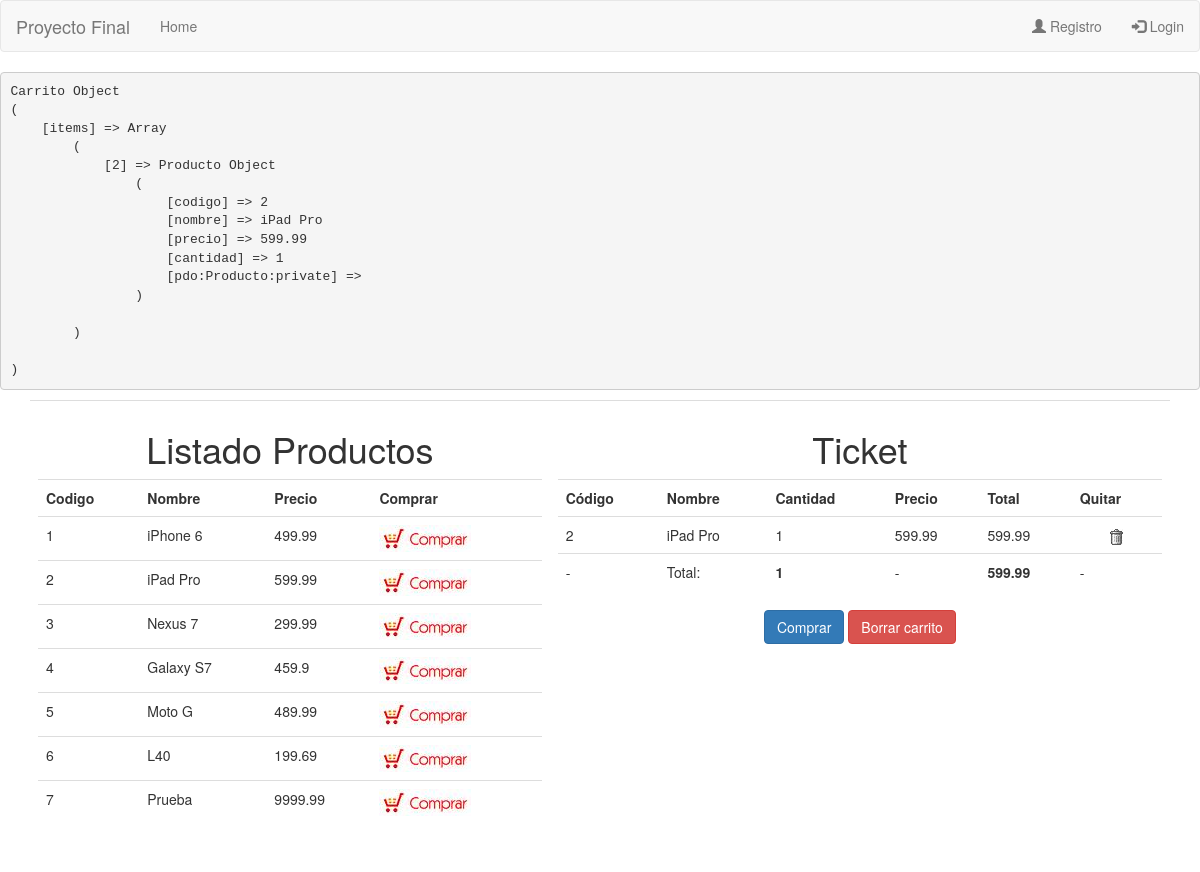
The page /proyecto_final.php?codigo_agregar=2 on the database its author committed.
### tables this page shows
CREATE TABLE `productos` (
  `idProducto` int(11) NOT NULL,
  `Nombre` varchar(30) NOT NULL,
  `Precio` double NOT NULL,
  `Marca` int(11) NOT NULL,
  `Categoria` int(11) NOT NULL,
  `Presentacion` varchar(30) NOT NULL,
  `Stock` int(6) NOT NULL,
  `Imagen` tinytext
);

### clases/Conexion.php (called while the page is built, shortened)
<?php
class Conexion
{
	var $host   ='localhost';
	var $dbname ='comercioit';
	var $user   ='root';
	var $psw    ='';
	function __construct()
	{
		$this->pdo = new PDO("mysql:host=$this->host;dbname=$this->dbname", $this->user, $this->psw);
	}
}
?>

### clases/Producto.php (called while the page is built, shortened)
<?php
class Producto
{
	function __construct($cod,$pdo)
	{
		$this->pdo = $pdo;
		$stmt = $this->pdo->prepare("SELECT * FROM productos WHERE idProducto=:cod");
		$stmt->bindParam(':cod', $cod, PDO::PARAM_INT);
		$stmt->execute();
		$result = $stmt->fetch(PDO::FETCH_ASSOC);
		$this->codigo   = $result['idProducto'];
		$this->nombre   = $result['Nombre'];
		$this->precio   = $result['Precio'];
		$this->cantidad = 1;
	}
}

### reporte.php (the view)
<?php
require_once 'clases/Conexion.php';
$conexion = new Conexion();
$pdo = $conexion->pdo;
$stmt = $pdo->query("SELECT * FROM productos");
?>
<table class="table">
<tr>
	<th>Codigo</th>
	<th>Nombre</th>
	<th>Precio</th>
	<th>Comprar</th>
</tr>
<?php while($campos=$stmt->fetch(PDO::FETCH_ASSOC)){
	$producto = new Producto($campos['idProducto'],$conexion->pdo);
 ?>
	<tr>
		<td><?php echo $producto->codigo?></td>
		<td><?php echo $producto->nombre?></td>
		<td><?php echo $producto->precio?></td>
		<td><a href="?codigo_agregar=<?php echo $producto->codigo?>"><img src="images/carrito.jpg" width="92" height="27" border="0"></a></td>
	</tr>
<?php } ?>
</table>

### clases/Carrito.php (shortened to what this page needs)
<?php
require_once 'Conexion.php';
require_once 'Producto.php';
class Carrito
{
	public $items;
	function __construct()
	{
		$this->items = array();
	}
	function agregar($producto)
	{
		if(isset($this->items[$producto->codigo]))
			$this->items[$producto->codigo]->cantidad++;
		else
			$this->items[$producto->codigo] = $producto;
	}
	function imprimir()
	{
		$cantProductos = 0;
		$total = 0;
		if(!empty($this->items))
		{
			foreach($this->items as $valor)
			{
				echo("<tr>");
				echo("<td>$valor->codigo</td>");
				echo("<td>$valor->nombre</td>");
				echo("<td>$valor->cantidad</td>");
				echo("<td>$valor->precio</td>");
				echo("<td>".$valor->cantidad*$valor->precio."</td>");
				echo("<td align='center'><a href='?codigo_quitar=$valor->codigo'><img src='images/borrar.jpg' border=0></a></td>");
				echo("</tr>");
				$cantProductos += $valor->cantidad;
				$total += $valor->cantidad * $valor->precio;
			}
		}
	?>
		<tr>
			<td> - </td>
			<td> Total: </td>
			<td> <b><?php echo $cantProductos; ?> </b></td>
			<td> - </td>
			<td> <b><?php echo $total; ?> </b></td>
			<td> - </td>
		</tr>
	<?php
	}
}
?>

### rows shown on the page
productos: idProducto "1", Nombre "iPhone 6", Precio "499.99"
productos: idProducto "2", Nombre "iPad Pro", Precio "599.99", Marca "1", $valor->cantidad*$valor->precio "599.99"
productos: idProducto "3", Nombre "Nexus 7", Precio "299.99"
productos: idProducto "4", Nombre "Galaxy S7", Precio "459.9"
productos: idProducto "5", Nombre "Moto G", Precio "489.99"
productos: idProducto "6", Nombre "L40", Precio "199.69"
productos: idProducto "7", Nombre "Prueba", Precio "9999.99"

### other values the page prints
$cantProductos "1"
$total "599.99"
